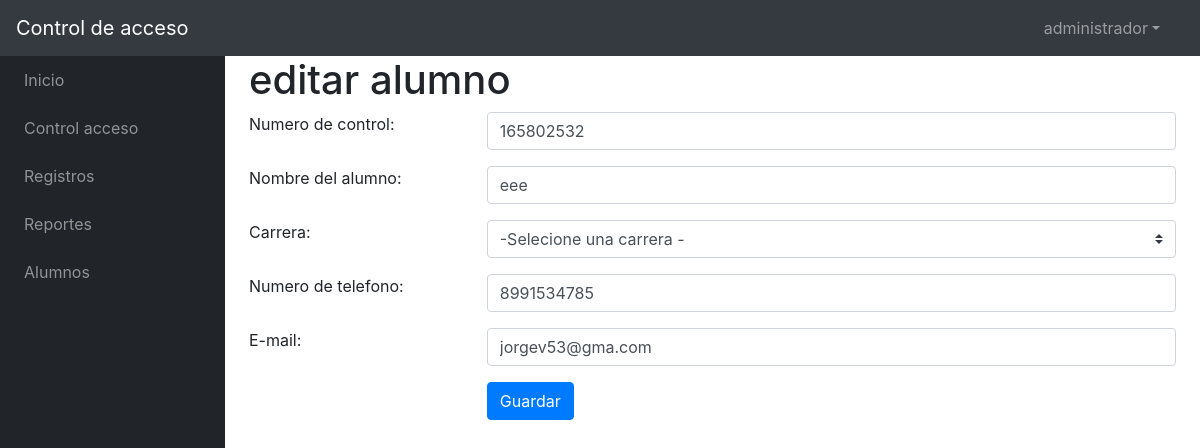
The page /admin/edi_alu.php?recordID=6 (signed in) on the database its author committed.
### tables this page shows
CREATE TABLE IF NOT EXISTS `alumnos` (
  `id` int(11) NOT NULL AUTO_INCREMENT,
  `num_ctrl` varchar(15) DEFAULT '''''',
  `nombre` varchar(250) DEFAULT '''''',
  `carrera` varchar(250) DEFAULT '''''',
  `num_tel` varchar(10) DEFAULT '''''',
  `email` varchar(250) DEFAULT '''''',
  PRIMARY KEY (`id`)
);

### admin/edi_alu.php (the view, shortened to what this page needs)
<?php require_once('../conexion/conexion.php'); ?>
<?php
	$nombre = $_SESSION['nombre'];
	$recordID= $_GET["recordID"];
	$sql = "SELECT * FROM alumnos where id='$recordID'";
	$ediresu = $mysqli->query($sql);
?>
<!DOCTYPE html>
<html >
    <head>
        <link href="../estilos/estilos.css" rel="stylesheet" />
	</head>
    <body class="sb-nav-fixed">
        <nav class="sb-topnav navbar navbar-expand navbar-dark bg-dark">
            <a class="navbar-brand" href="index.html">Control de acceso </a><button class="btn btn-link btn-sm order-1 order-lg-0" id="sidebarToggle" href="#"><i class="fas fa-bars"></i></button>
            <ul class="navbar-nav ml-auto mr-0 mr-md-3 my-2 my-md-0">
                <li class="nav-item dropdown">
                    <a class="nav-link dropdown-toggle" id="userDropdown" href="#" role="button" data-toggle="dropdown" aria-haspopup="true" aria-expanded="false"><?php echo $nombre; ?><i class="fas fa-user fa-fw"></i></a>
				</li>
			</ul>
		</nav>
        <div id="layoutSidenav">
            <div id="layoutSidenav_nav">
                <nav class="sb-sidenav accordion sb-sidenav-dark" id="sidenavAccordion">
                    <div class="sb-sidenav-menu">
                        <div class="nav">
                            <a class="nav-link" href="inicio.php"
							><div class="sb-nav-link-icon"><i class="fas fa-tachometer-alt"></i></div>
								Inicio</a>
							<a class="nav-link" href="reg_ent_sal.php"
							><div class="sb-nav-link-icon"><i class="fas fa-tachometer-alt"></i></div>
								Control acceso</a>
							<a class="nav-link" href="index.html"
							><div class="sb-nav-link-icon"><i class="fas fa-tachometer-alt"></i></div>
								Registros</a>
							<a class="nav-link" href="index.html"
							><div class="sb-nav-link-icon"><i class="fas fa-tachometer-alt"></i></div>
								Reportes</a>
							<a class="nav-link" href="alu_list.php"
							><div class="sb-nav-link-icon"><i class="fas fa-tachometer-alt"></i></div>
								Alumnos</a>
					</div>
				</nav>
			</div>
            <div id="layoutSidenav_content">
                <main>
                    <div class="container-fluid">
						<h1>editar alumno</h1>
						<?php while($row = $ediresu->fetch_assoc()) { ?>
						<form class="mt33" action="" method = "post">
								<div class="form-group row">
									<label for="description" class="control-label col-sm-3">Numero de control:</label>
									<div class="col-sm-9">
									<input type="text" class="form-control" id="num_ctrl" name="num_ctrl" value="<?php echo $row['num_ctrl']; ?>"
										   placeholder="intoducir numero de control" required>
									</div>
								</div>
								  <div class="form-group row">
									<label for="description" class="control-label col-sm-3">Nombre del alumno:</label>
									<div class="col-sm-9">
									<input type="text" class="form-control" id="nombre" name="nombre" placeholder="introducir nombre del alumno" value="<?php echo $row['nombre']; ?>"required>
									</div>
								</div>
								<div class="form-group row">
									<label for="rootCause" class="control-label col-sm-3">Carrera:</label>
									<div class="col-sm-9">
										<select class="custom-select" id="carrera" name="carrera" aria-label="city_name" required>
											<option value=""> -Selecione una carrera -</option>
										</select>
									</div>
								</div>
								  <div class="form-group row">
										<label for="description" class="control-label col-sm-3">Numero de telefono:</label>
										<div class="col-sm-9">
										<input type="text" class="form-control" id="num_tel" name="num_tel" placeholder="introducir numero de telefono" value="<?php echo $row['num_tel']; ?>" required>
										</div>
									</div>
								  <div class="form-group row">
									<label for="description" class="control-label col-sm-3">E-mail:</label>
									<div class="col-sm-9">
									<input type="email" class="form-control" id="email" name="email" placeholder="introducir e-mail" value="<?php echo $row['email']; ?>" required>
									</div>
								</div>
								<div class="form-group row">
									<div class="offset-sm-3 col-sm-9 pull-right">
										<button type="submit"id="save" name="save" class="btn btn-primary">Guardar</button>
									</div>
								</div>
            			</form>
						<?php } ?>
					</div>
				</main>
			</div>
		</div>
	</body>
</html>

### rows shown on the page
alumnos: num_ctrl "165802532", nombre "eee", num_tel "8991534785", email "jorgev53@gma.com"

### other values the page prints
$nombre "administrador"
